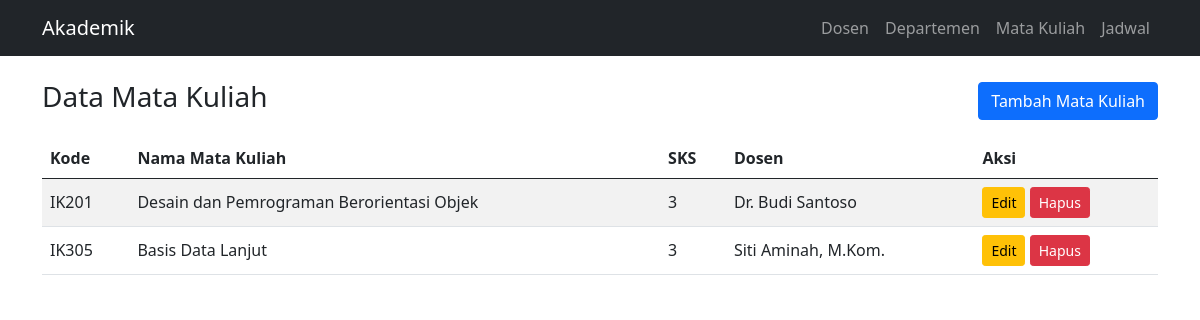
/index.php?page=courses, run on the app's committed database.
### tables this page shows
CREATE TABLE `courses` (
  `id` int(11) NOT NULL,
  `course_code` varchar(20) NOT NULL,
  `course_name` varchar(100) NOT NULL,
  `credits` int(11) NOT NULL,
  `lecturer_id` int(11) DEFAULT NULL
);

CREATE TABLE `lecturers` (
  `id` int(11) NOT NULL,
  `name` varchar(100) NOT NULL,
  `nidn` varchar(20) NOT NULL,
  `phone` varchar(20) NOT NULL,
  `email` varchar(100) NOT NULL,
  `join_date` date NOT NULL,
  `department_id` int(11) DEFAULT NULL
);

### index.php (called while the page is built, shortened)
<?php
require_once __DIR__ . '/models/DB.php';
require_once __DIR__ . '/views/render.php';
$page = $_GET['page'] ?? 'lecturers';
$action = $_GET['action'] ?? 'index';
$controllers = [
    'lecturers' => new LecturerController(),
    'courses' => new CourseController(),
    'schedules' => new CourseScheduleController(),
    'departments' => new DepartmentController(),
];
$controllers[$page]->dispatch($action);

### models/DB.php (called while the page is built, shortened)
<?php
class DB
{
    private $connection;
    public function __construct()
    {
        $this->connection = new mysqli(
            Config::$db_host,
            Config::$db_user,
            Config::$db_pass,
            Config::$db_name
        );
        $this->connection->set_charset('utf8mb4');
    }
    protected function fetchAll($sql, $params = [])
    {
        $result = $this->run($sql, $params);
        return $result->fetch_all(MYSQLI_ASSOC);
    }
    private function run($sql, $params)
    {
        $statement = $this->connection->prepare($sql);
        $statement->execute();
        $result = $statement->get_result();
        return $result === false ? $statement->affected_rows : $result;
    }
}

### models/Course.php (called while the page is built, shortened)
<?php
class Course extends DB
{
    public function all()
    {
        return $this->fetchAll(
            'SELECT courses.*, lecturers.name AS lecturer_name
             FROM courses LEFT JOIN lecturers ON courses.lecturer_id = lecturers.id
             ORDER BY courses.course_code'
        );
    }
}

### views/courses/index.php (the view, shortened to what this page needs)
<div class="d-flex justify-content-between align-items-center mb-3">
    <h1 class="h3">Data Mata Kuliah</h1>
    <a class="btn btn-primary" href="index.php?page=courses&action=create">Tambah Mata Kuliah</a>
</div>
<div class="table-responsive">
    <table class="table table-striped align-middle">
        <thead><tr><th>Kode</th><th>Nama Mata Kuliah</th><th>SKS</th><th>Dosen</th><th>Aksi</th></tr></thead>
        <tbody>
        <?php foreach ($courses as $course): ?>
            <tr>
                <td><?= e($course['course_code']) ?></td><td><?= e($course['course_name']) ?></td>
                <td><?= e($course['credits']) ?></td><td><?= e($course['lecturer_name'] ?? '-') ?></td>
                <td class="text-nowrap">
                    <a class="btn btn-sm btn-warning" href="index.php?page=courses&action=edit&id=<?= e($course['id']) ?>">Edit</a>
                    <form class="d-inline" method="post" action="index.php?page=courses&action=delete" onsubmit="return confirm('Hapus mata kuliah ini? Jadwalnya juga akan dihapus.')">
                        <button class="btn btn-sm btn-danger" type="submit">Hapus</button>
                    </form>
                </td>
            </tr>
        <?php endforeach; ?>
        </tbody>
    </table>
</div>

### data on the page
courses: course_code "IK201", course_name "Desain dan Pemrograman Berorientasi Objek", credits "3", lecturer.name "Dr. Budi Santoso"
courses: course_code "IK305", course_name "Basis Data Lanjut", credits "3", lecturer.name "Siti Aminah, M.Kom."
